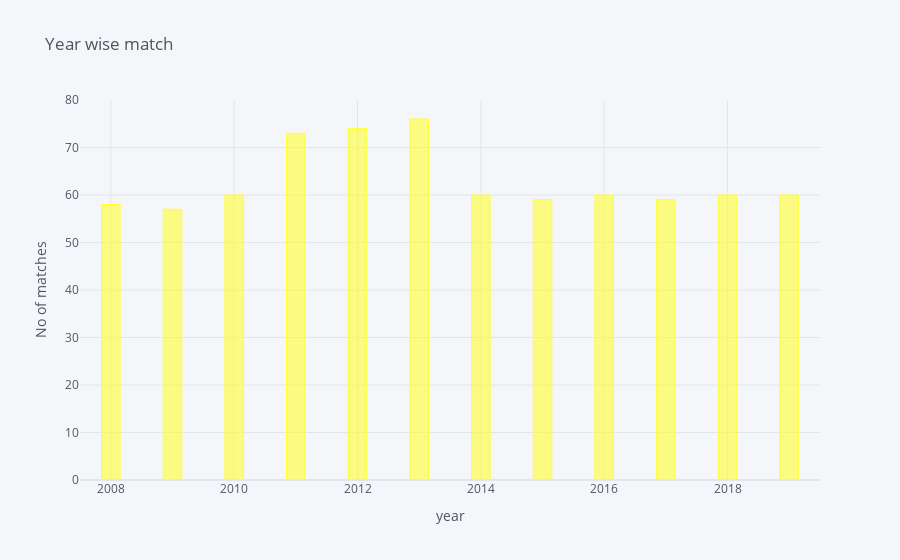

This figure's notebook cell:
### Markdown cell above
### year with the highest number of matches

### Code cell
data=df['year'].value_counts()
data.iplot(kind='bar',xTitle='year', yTitle='No of matches',title='Year wise match',bargap=0.7,color='yellow')

### Figure 1 — Plotly figure (JSON) as saved in the notebook; plotly's stock layout.template omitted (floating-point values rounded to 4 significant figures)
{"data": [{"marker": {"color": "rgba(255, 255, 51, 0.6)", "line": {"color": "rgba(255, 255, 51, 1.0)", "width": 1}}, "name": "year", "orientation": "v", "text": "", "type": "bar", "x": [2013, 2012, 2011, 2019, 2018, 2016, 2014, 2010, 2017, 2015, 2008, 2009], "y": [76, 74, 73, 60, 60, 60, 60, 60, 59, 59, 58, 57]}], "layout": {"bargap": 0.7, "legend": {"bgcolor": "#F5F6F9", "font": {"color": "#4D5663"}}, "paper_bgcolor": "#F5F6F9", "plot_bgcolor": "#F5F6F9", "title": {"font": {"color": "#4D5663"}, "text": "Year wise match"}, "xaxis": {"gridcolor": "#E1E5ED", "showgrid": true, "tickfont": {"color": "#4D5663"}, "title": {"font": {"color": "#4D5663"}, "text": "year"}, "zerolinecolor": "#E1E5ED"}, "yaxis": {"gridcolor": "#E1E5ED", "showgrid": true, "tickfont": {"color": "#4D5663"}, "title": {"font": {"color": "#4D5663"}, "text": "No of matches"}, "zerolinecolor": "#E1E5ED"}}}
